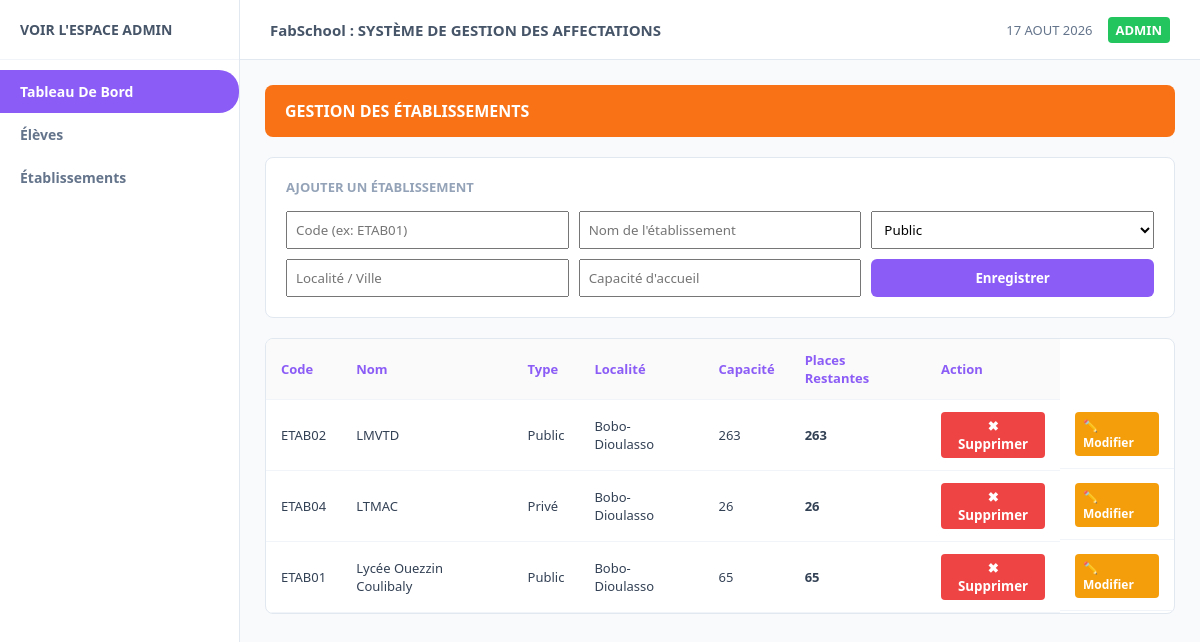
Before: /etablissements with the older database file.
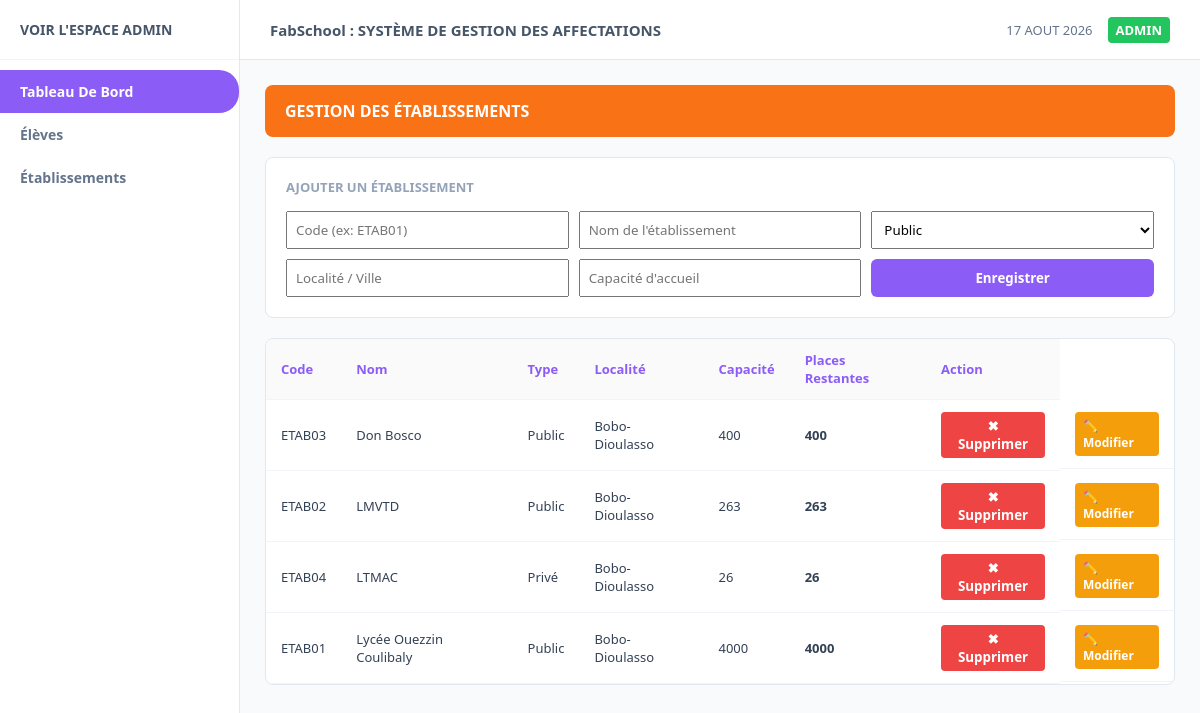
After: the same page with the newer database file.
### tables this page shows
CREATE TABLE etablissements (
            id_etab TEXT PRIMARY KEY,
            nom TEXT NOT NULL,
            type_etab TEXT NOT NULL,
            localite TEXT NOT NULL,
            capacite INTEGER NOT NULL,
            places_restantes INTEGER NOT NULL
        );

### app.py (the view, shortened to what this page needs)
@app.route("/etablissements", methods=["GET", "POST"])
def page_etablissements():
    etablissements = database.obtenir_tous_etablissements()
    return render_template("etablissements.html", etablissements=etablissements)

### database.py (called while the page is built)
def get_connection():
    conn = sqlite3.connect(DB_NAME)
    conn.row_factory = sqlite3.Row  # Permet d'accéder aux colonnes par leur nom
    return conn

def obtenir_tous_etablissements():
    conn = get_connection()
    cursor = conn.cursor()
    cursor.execute("SELECT * FROM etablissements ORDER BY nom")
    rows = cursor.fetchall()
    conn.close()
    return [dict(row) for row in rows]

### templates/etablissements.html (shortened to what this page needs)
{% extends 'base.html' %}
{% block content %}
<div class="banner-orange">
    <span>GESTION DES ÉTABLISSEMENTS</span>
</div>
<div class="card" style="margin-bottom: 20px;">
    <h3>Ajouter un Établissement</h3>
    <form action="/etablissements" method="POST" style="display: grid; grid-template-columns: repeat(3, 1fr); gap: 10px; margin-top: 15px;">
        <input type="text" name="id_etab" placeholder="Code (ex: ETAB01)" required style="padding: 8px;">
        <input type="text" name="nom" placeholder="Nom de l'établissement" required style="padding: 8px;">
        <select name="type_etab" style="padding: 8px;">
            <option value="Public">Public</option>
        </select>
        <input type="text" name="localite" placeholder="Localité / Ville" required style="padding: 8px;">
        <input type="number" name="capacite" placeholder="Capacité d'accueil" required style="padding: 8px;">
        <button type="submit" class="btn btn-purple">Enregistrer</button>
    </form>
</div>
<div class="table-card">
    <table>
        <thead>
            <tr>
                <th>Code</th>
                <th>Nom</th>
                <th>Type</th>
                <th>Localité</th>
                <th>Capacité</th>
                <th>Places Restantes</th>
                <th>Action</th>
            </tr>
        </thead>
        <tbody>
            {% for etab in etablissements %}
            <tr>
                <td>{{ etab.id_etab }}</td>
                <td>{{ etab.nom }}</td>
                <td>{{ etab.type_etab }}</td>
                <td>{{ etab.localite }}</td>
                <td>{{ etab.capacite }}</td>
                <td><strong>{{ etab.places_restantes }}</strong></td>
                <td>
                    <form action="/etablissements/supprimer/{{ etab.id_etab }}" method="POST" style="margin:0;" onsubmit="return confirm('Voulez-vous vraiment supprimer cet établissement ?');">
                        <button type="submit" style="background:#ef4444; color:white; border:none; padding:5px 10px; border-radius:4px; cursor:pointer; font-weight:bold;">✖ Supprimer</button>
                    </form>
                </td>
                <td style="display: flex; gap: 5px;">
                    <a href="/etablissements/modifier/{{ etab.id_etab }}" style="background:#f59e0b; color:white; padding:5px 8px; border-radius:4px; text-decoration:none; font-size:12px; font-weight:bold;">✏️ Modifier</a>
                </td>
            </tr>
            {% endfor %}
        </tbody>
    </table>
</div>
{% endblock %}

### templates/base.html (shortened to what this page needs)
<!DOCTYPE html>
<html lang="fr">
<head>
    <link rel="stylesheet" href="{{ url_for('static', filename='style.css') }}">
</head>
<body>
    <aside class="sidebar">
        <div class="sidebar-brand">VOIR L'ESPACE ADMIN</div>
        <ul class="sidebar-menu">
            <li><a href="/" class="active">Tableau De Bord</a></li>
            <li><a href="/eleves">Élèves</a></li>
            <li><a href="/etablissements">Établissements</a></li>
        </ul>
    </aside>
    <div class="main-wrapper">
        <header class="topbar">
            <div class="topbar-title">FabSchool : SYSTÈME DE GESTION DES AFFECTATIONS</div>
            <div class="topbar-right">
                <span>17 AOUT 2026</span>
                <span class="badge-user">ADMIN</span>
            </div>
        </header>
        <main class="content">
            {% block content %}{% endblock %}
        </main>
    </div>
</body>
</html>

### static/style.css (style rules this page uses)
:root { --purple-main: #8b5cf6; --purple-dark: #7c3aed; --orange-main: #f97316; --bg-light: #f8fafc; --sidebar-width: 240px; }
* { margin: 0; padding: 0; box-sizing: border-box; font-family: 'Segoe UI', Tahoma, Geneva, Verdana, sans-serif; }
body { display: flex; background-color: var(--bg-light); color: #334155; }
.sidebar { width: var(--sidebar-width); height: 100vh; background: #ffffff; border-right: 1px solid #e2e8f0; position: fixed; display: flex; flex-direction: column; }
.sidebar-brand { padding: 20px; font-weight: bold; color: #475569; font-size: 14px; border-bottom: 1px solid #f1f5f9; }
.sidebar-menu { list-style: none; margin-top: 10px; }
.sidebar-menu a { display: block; padding: 12px 20px; color: #64748b; text-decoration: none; font-size: 14px; font-weight: 600; }
.sidebar-menu a:hover, .sidebar-menu a.active { background-color: var(--purple-main); color: #ffffff; border-radius: 0 20px 20px 0; }
.main-wrapper { margin-left: var(--sidebar-width); width: calc(100% - var(--sidebar-width)); }
.topbar { height: 60px; background: #ffffff; display: flex; align-items: center; justify-content: space-between; padding: 0 30px; border-bottom: 1px solid #e2e8f0; }
.topbar-title { font-size: 15px; font-weight: bold; color: #475569; }
.topbar-right { display: flex; align-items: center; gap: 15px; font-size: 13px; color: #64748b; }
.badge-user { background: #22c55e; color: white; padding: 4px 8px; border-radius: 4px; font-weight: bold; }
.content { padding: 25px; }
.banner-orange { background: var(--orange-main); color: white; padding: 15px 20px; border-radius: 8px; font-weight: bold; margin-bottom: 20px; display: flex; justify-content: space-between; align-items: center; }
.card { background: white; padding: 20px; border-radius: 8px; border: 1px solid #e2e8f0; }
.card h3 { font-size: 13px; color: #94a3b8; text-transform: uppercase; }
.table-card { background: white; border-radius: 8px; border: 1px solid #e2e8f0; overflow: hidden; }
table { width: 100%; border-collapse: collapse; }
th, td { padding: 12px 15px; text-align: left; font-size: 13px; border-bottom: 1px solid #f1f5f9; }
th { background: #fafafa; color: var(--purple-main); font-weight: 600; }
.btn { padding: 8px 16px; border: none; border-radius: 6px; cursor: pointer; font-weight: bold; color: white; text-decoration: none; }
.btn-purple { background: var(--purple-main); }

Changed rows visible on the page:
added etablissements: id_etab "ETAB03", nom "Don Bosco", type_etab "Public", localite "Bobo-Dioulasso", capacite "400", places_restantes "400"
changed etablissements "ETAB01": capacite "65" → "4000"; places_restantes "65" → "4000"
